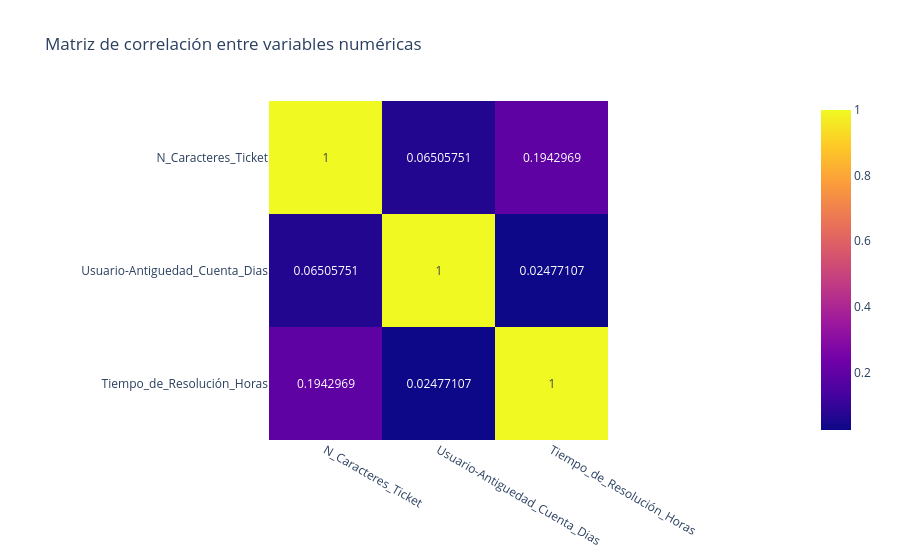

Notebook source saved alongside this figure:
### Code cell
######### 4 ##########
columnas_numericas = df_tickets.select_dtypes(include=["int64", "float64"]).columns

matriz_corr = df_tickets[columnas_numericas].corr()

matriz_corr

fig = px.imshow(
    matriz_corr,
    text_auto=True,
    title="Matriz de correlación entre variables numéricas"
)

fig.show()

### Figure 1 — Plotly figure (JSON) as saved in the notebook; plotly's stock layout.template omitted (floating-point values rounded to 4 significant figures)
{"data": [{"coloraxis": "coloraxis", "hovertemplate": "x: %{x}<br>y: %{y}<br>color: %{z}<extra></extra>", "name": "0", "texttemplate": "%{z}", "type": "heatmap", "x": ["N_Caracteres_Ticket", "Usuario-Antiguedad_Cuenta_Dias", "Tiempo_de_Resolución_Horas"], "xaxis": "x", "y": ["N_Caracteres_Ticket", "Usuario-Antiguedad_Cuenta_Dias", "Tiempo_de_Resolución_Horas"], "yaxis": "y", "z": [[1.0, 0.06506, 0.1943], [0.06506, 1.0, 0.02477], [0.1943, 0.02477, 1.0]]}], "layout": {"coloraxis": {"colorscale": [[0, "#0d0887"], [0.1111, "#46039f"], [0.2222, "#7201a8"], [0.3333, "#9c179e"], [0.4444, "#bd3786"], [0.5556, "#d8576b"], [0.6667, "#ed7953"], [0.7778, "#fb9f3a"], [0.8889, "#fdca26"], [1, "#f0f921"]]}, "title": {"text": "Matriz de correlación entre variables numéricas"}, "xaxis": {"anchor": "y", "constrain": "domain", "domain": [0, 1], "scaleanchor": "y"}, "yaxis": {"anchor": "x", "autorange": "reversed", "constrain": "domain", "domain": [0, 1]}}}
